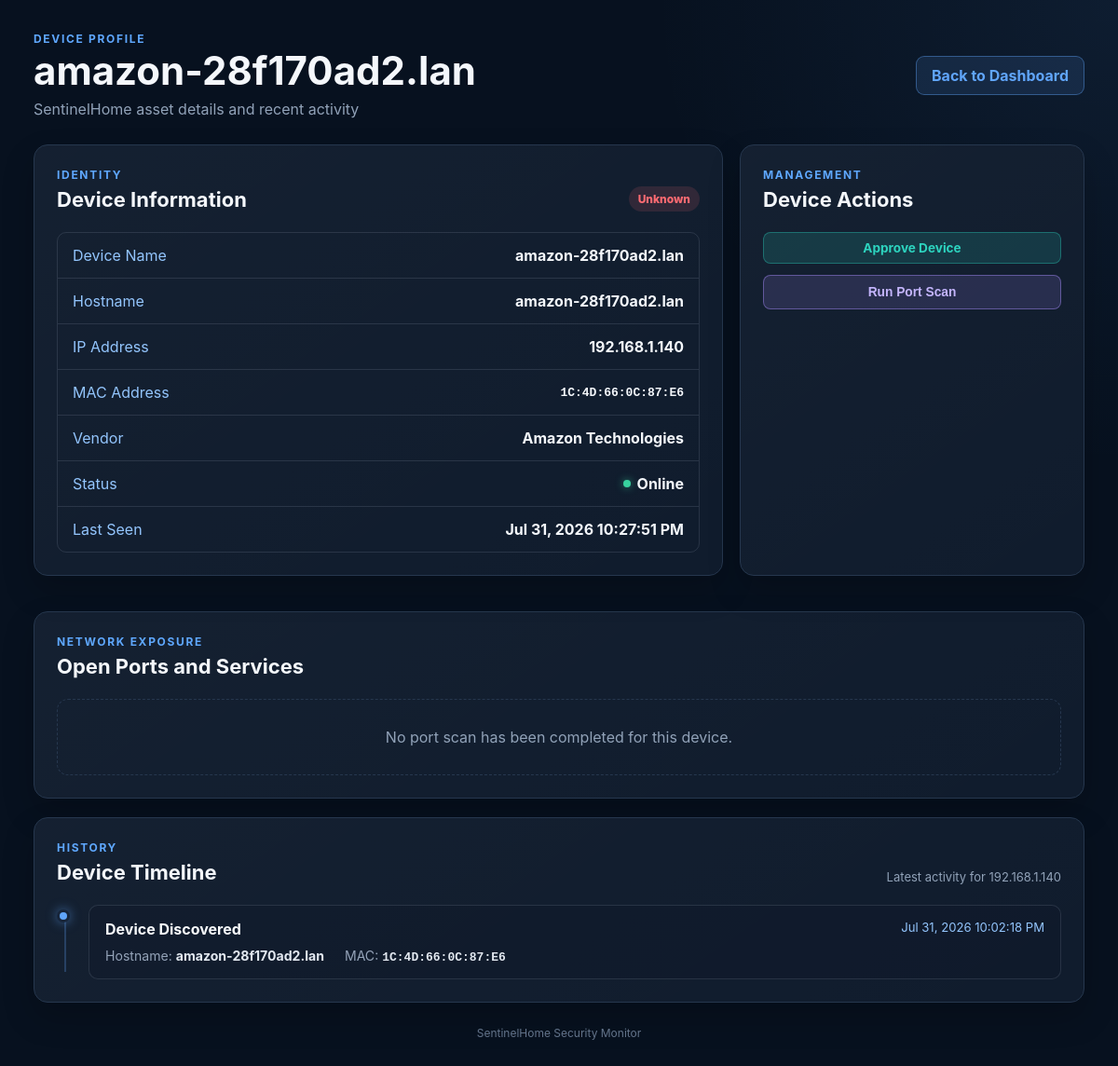
/device/192.168.1.140, run on the app's committed database.
### tables this page shows
CREATE TABLE devices (
                device_key TEXT PRIMARY KEY,
                name TEXT NOT NULL,
                hostname TEXT NOT NULL,
                ip_address TEXT NOT NULL,
                mac_address TEXT NOT NULL,
                vendor TEXT NOT NULL,
                owner TEXT NOT NULL DEFAULT 'Unknown',
                trusted INTEGER NOT NULL DEFAULT 0,
                status TEXT NOT NULL DEFAULT 'Unknown',
                first_seen TEXT NOT NULL,
                last_seen TEXT NOT NULL
            );

### dashboard.py (the view)
@app.route("/device/<path:ip_address>")
def device_details(ip_address):
    dashboard_data = build_dashboard_data()
    selected_device = next(
        (
            device
            for device in dashboard_data["live_inventory"]
            if device["ip"] == ip_address
        ),
        None,
    )
    if selected_device is None:
        abort(404)
    device_key = find_device_key(
        DATABASE_FILE,
        mac_address=selected_device["mac"],
        ip_address=ip_address,
    )
    if device_key:
        related_events = get_device_timeline(
            DATABASE_FILE,
            device_key,
        )
    else:
        related_events = []
    saved_scans = load_port_scan_results(
        PORT_SCAN_FILE
    )
    port_scan = saved_scans.get(ip_address)
    return render_template(
        "device_details.html",
        device=selected_device,
        related_events=related_events,
        port_scan=port_scan,
    )

### modules/dashboard_data.py (called while the page is built, shortened)
def load_json_file(
    file_path: Path,
    default: Any,
) -> Any:
    if not file_path.exists():
        return default
    try:
        return json.loads(file_path.read_text(encoding="utf-8"))
    except (json.JSONDecodeError, OSError):
        return default

def load_trusted_devices() -> dict[str, dict[str, str]]:
    data = load_json_file(TRUSTED_DEVICES_FILE, {})
    if not isinstance(data, dict):
        return {}
    return data

def load_live_inventory() -> list[dict[str, Any]]:
    data = load_json_file(LIVE_INVENTORY_FILE, [])
    if not isinstance(data, list):
        return []
    return data

def load_events() -> list[dict[str, Any]]:
    if not EVENT_LOG_FILE.exists():
        return []

def format_timestamp(timestamp: str) -> str:
    if not timestamp:
        return "No activity"
    try:
        parsed_time = datetime.fromisoformat(timestamp)
        return parsed_time.strftime("%b %d, %Y %I:%M:%S %p")
    except ValueError:
        return timestamp

def prepare_recent_events(
    events: list[dict[str, Any]],
    limit: int = 10,
) -> list[dict[str, str]]:
    prepared_events: list[dict[str, str]] = []
    return prepared_events

### modules/database.py (called while the page is built, shortened)
def get_connection(database_file: Path) -> sqlite3.Connection:
    database_file.parent.mkdir(
        parents=True,
        exist_ok=True,
    )
    connection = sqlite3.connect(database_file)
    connection.row_factory = sqlite3.Row
    connection.execute("PRAGMA foreign_keys = ON")
    return connection

def find_device_key(
    database_file: Path,
    *,
    mac_address: str | None = None,
    ip_address: str | None = None,
) -> str | None:
    normalized_mac = (
        mac_address.strip().upper()
        if mac_address
        else None
    )
    with get_connection(database_file) as connection:
        if normalized_mac and normalized_mac != "UNKNOWN":
            row = connection.execute(
                """
                SELECT device_key
                FROM devices
                WHERE mac_address = ?
                """,
                (normalized_mac,),
            ).fetchone()
            if row:
                return str(row["device_key"])
    return None

### modules/port_scanner.py (called while the page is built, shortened)
def load_port_scan_results(
    file_path: Path,
) -> dict[str, dict[str, Any]]:
    if not file_path.exists():
        return {}

### templates/device_details.html (shortened to what this page needs)
<!DOCTYPE html>
<html lang="en">
<head>
    <link
        rel="stylesheet"
        href="{{ url_for('static', filename='style.css') }}"
    >
</head>
<body>
    <main class="dashboard-shell">
        <header class="top-bar">
            <div>
                <p class="eyebrow">DEVICE PROFILE</p>
                <h1>{{ device.name }}</h1>
                <p class="subtitle">
                    SentinelHome asset details and recent activity
                </p>
            </div>
            <a
                href="{{ url_for('home') }}"
                class="back-button"
            >
                Back to Dashboard
            </a>
        </header>
        <section class="device-profile-grid">
            <article class="panel device-profile-card">
                <div class="panel-heading">
                    <div>
                        <p class="panel-eyebrow">IDENTITY</p>
                        <h2>Device Information</h2>
                    </div>
                    {% if device.trusted %}
                    <span class="trust-badge trusted-badge">
                        Trusted
                    </span>
                    {% else %}
                    <span class="trust-badge unknown-badge">
                        Unknown
                    </span>
                    {% endif %}
                </div>
                <div class="device-detail-list">
                    <div class="device-detail-row">
                        <span>Device Name</span>
                        <strong>{{ device.name }}</strong>
                    </div>
                    <div class="device-detail-row">
                        <span>Hostname</span>
                        <strong>{{ device.hostname }}</strong>
                    </div>
                    <div class="device-detail-row">
                        <span>IP Address</span>
                        <strong>{{ device.ip }}</strong>
                    </div>
                    <div class="device-detail-row">
                        <span>MAC Address</span>
                        <strong class="monospace">
                            {{ device.mac }}
                        </strong>
                    </div>
                    <div class="device-detail-row">
                        <span>Vendor</span>
                        <strong>{{ device.vendor }}</strong>
                    </div>
                    <div class="device-detail-row">
                        <span>Status</span>
                        <strong class="online-status">
                            <span class="online-dot"></span>
                            {{ device.status }}
                        </strong>
                    </div>
                    <div class="device-detail-row">
                        <span>Last Seen</span>
                        <strong>{{ device.last_seen }}</strong>
                    </div>
                </div>
            </article>
            <article class="panel device-actions-card">
                <div class="panel-heading">
                    <div>
                        <p class="panel-eyebrow">MANAGEMENT</p>
                        <h2>Device Actions</h2>
                    </div>
                </div>
                {% if device.trusted %}
                <form
                    action="{{ url_for('rename', mac=device.mac) }}"
                    method="post"
                    class="details-rename-form"
                >
                    <label for="new_name">
                        Rename Device
                    </label>
                    <input
                        id="new_name"
                        type="text"
                        name="new_name"
                        value="{{ device.name }}"
                        class="details-input"
                        required
                    >
                    <button
                        type="submit"
                        class="rename-button details-action-button"
                    >
                        Save New Name
                    </button>
                </form>
                <a
                    href="{{ url_for('remove', mac=device.mac) }}"
                    class="remove-button details-action-button"
                >
                    Remove from Trusted Devices
                </a>
                {% else %}
                    {% if device.mac != "UNKNOWN" %}
                    <a
                        href="{{ url_for('approve', mac=device.mac) }}"
                        class="approve-button details-action-button"
                    >
                        Approve Device
                    </a>
                    {% else %}
                    <div class="action-warning">
                        This device cannot be approved yet because
                        SentinelHome has not identified a MAC address.
                    </div>
                    {% endif %}
                {% endif %}
                <form
                    action="{{ url_for('scan_ports', ip_address=device.ip) }}"
                    method="post"
                >
                    <button
                        type="submit"
                        class="scan-button details-action-button"
                    >
                        Run Port Scan
                    </button>
                </form>
            </article>
        </section>
        <section class="panel">
            <div class="panel-heading">
                <div>
                    <p class="panel-eyebrow">NETWORK EXPOSURE</p>
                    <h2>Open Ports and Services</h2>
                </div>
            </div>
            {% if port_scan %}
                {% if port_scan.open_ports %}
                <div class="table-wrapper">
                    <table>
                        <thead>
                            <tr>
                                <th>Port</th>
                                <th>Protocol</th>
                                <th>Service</th>
                                <th>Product</th>
                                <th>Version</th>
                            </tr>
                        </thead>
                        <tbody>
                            {% for port in port_scan.open_ports %}
                            <tr>
                                <td>
                                    <span class="port-badge">
                                        {{ port.port }}
                                    </span>
                                </td>
                                <td>{{ port.protocol }}</td>
                                <td>{{ port.service }}</td>
                                <td>{{ port.product }}</td>
                                <td>{{ port.version }}</td>
                            </tr>
                            {% endfor %}
                        </tbody>
                    </table>
                </div>
                {% else %}
                <div class="healthy-state">
                    <div class="healthy-icon">✓</div>
                    <div>
                        <p class="healthy-title">
                            No common TCP ports were found open
                        </p>
                        <p>
                            The device responded, but none of the configured
                            common ports were detected as open.
                        </p>
                    </div>
                </div>
                {% endif %}
            {% else %}
            <div class="empty-state">
                No port scan has been completed for this device.
            </div>
            {% endif %}
     </section>
        <section class="panel">
            <div class="panel-heading">
                <div>
                    <p class="panel-eyebrow">HISTORY</p>
                    <h2>Device Timeline</h2>
                </div>
                <p class="panel-note">
                    Latest activity for {{ device.ip }}
                </p>
            </div>
            {% if related_events %}
            <div class="timeline">
                {% for event in related_events %}
                <article class="timeline-item">
                    <div class="timeline-marker"></div>
                    <div class="timeline-content">
                        <div class="timeline-heading">
                            <strong>{{ event.event_type }}</strong>
                            <span>{{ event.display_time }}</span>
                        </div>
                        <div class="timeline-details">
                            <p>
                                Hostname:
                                <strong>{{ event.hostname }}</strong>
                            </p>
                            <p>
                                MAC:
                                <strong class="monospace">
                                    {{ event.mac }}
                                </strong>
                            </p>
                        </div>
                    </div>
                </article>
                {% endfor %}
            </div>
            {% else %}
            <div class="empty-state">
                No timeline activity has been recorded for this device.
            </div>
            {% endif %}
        </section>
        <footer>
            SentinelHome Security Monitor
        </footer>
    </main>
</body>
</html>

### data on the page
devices: name "amazon-28f170ad2.lan", hostname "amazon-28f170ad2.lan", vendor "Amazon Technologies", status "Online", event_type "Device Discovered", display_time "Jul 31, 2026 10:02:18 PM", mac "1C:4D:66:0C:87:E6"

### other printed values
{{ device.ip }} "192.168.1.140"
{{ device.mac }} "1C:4D:66:0C:87:E6"
{{ device.last_seen }} "Jul 31, 2026 10:27:51 PM"
